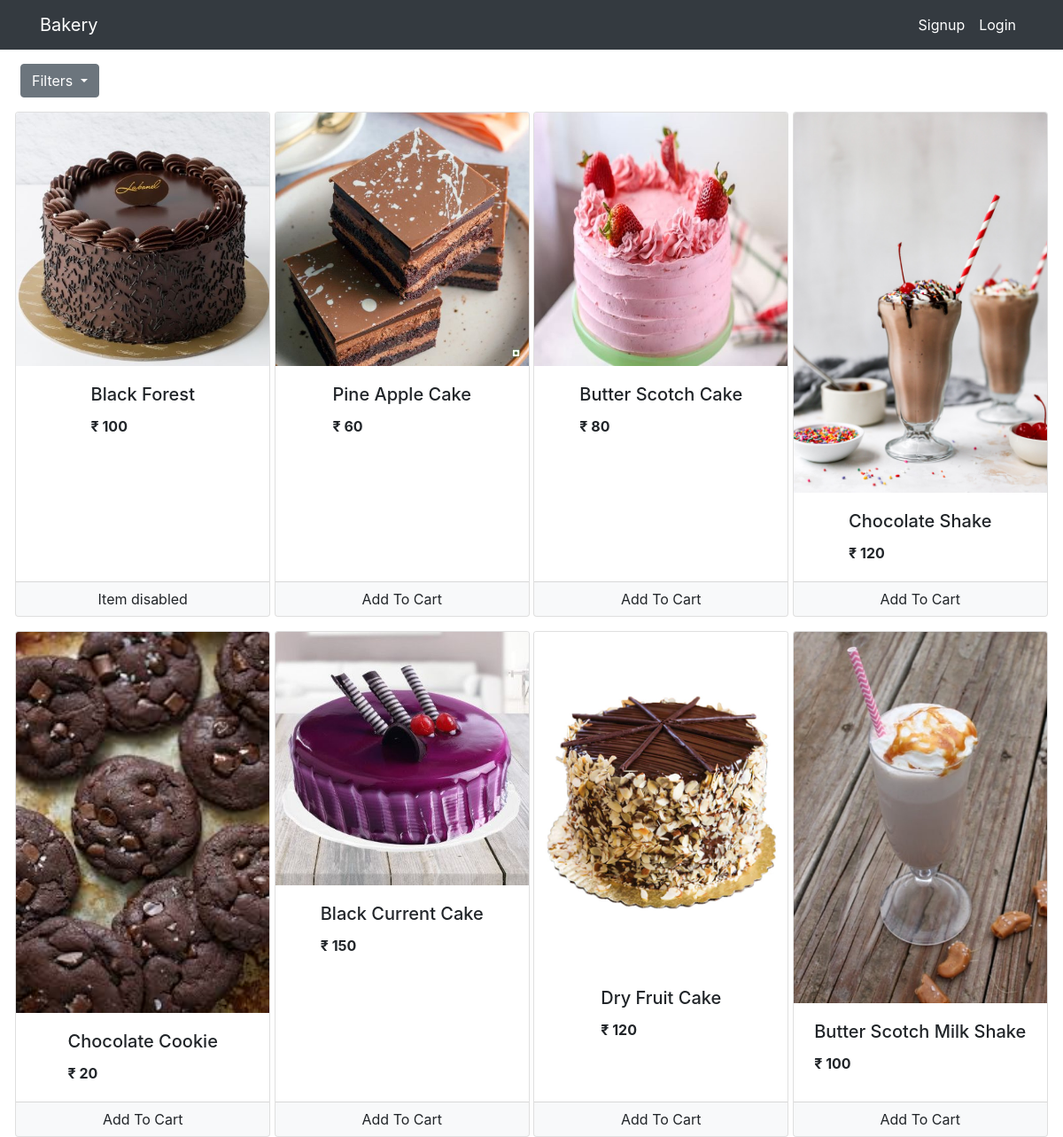
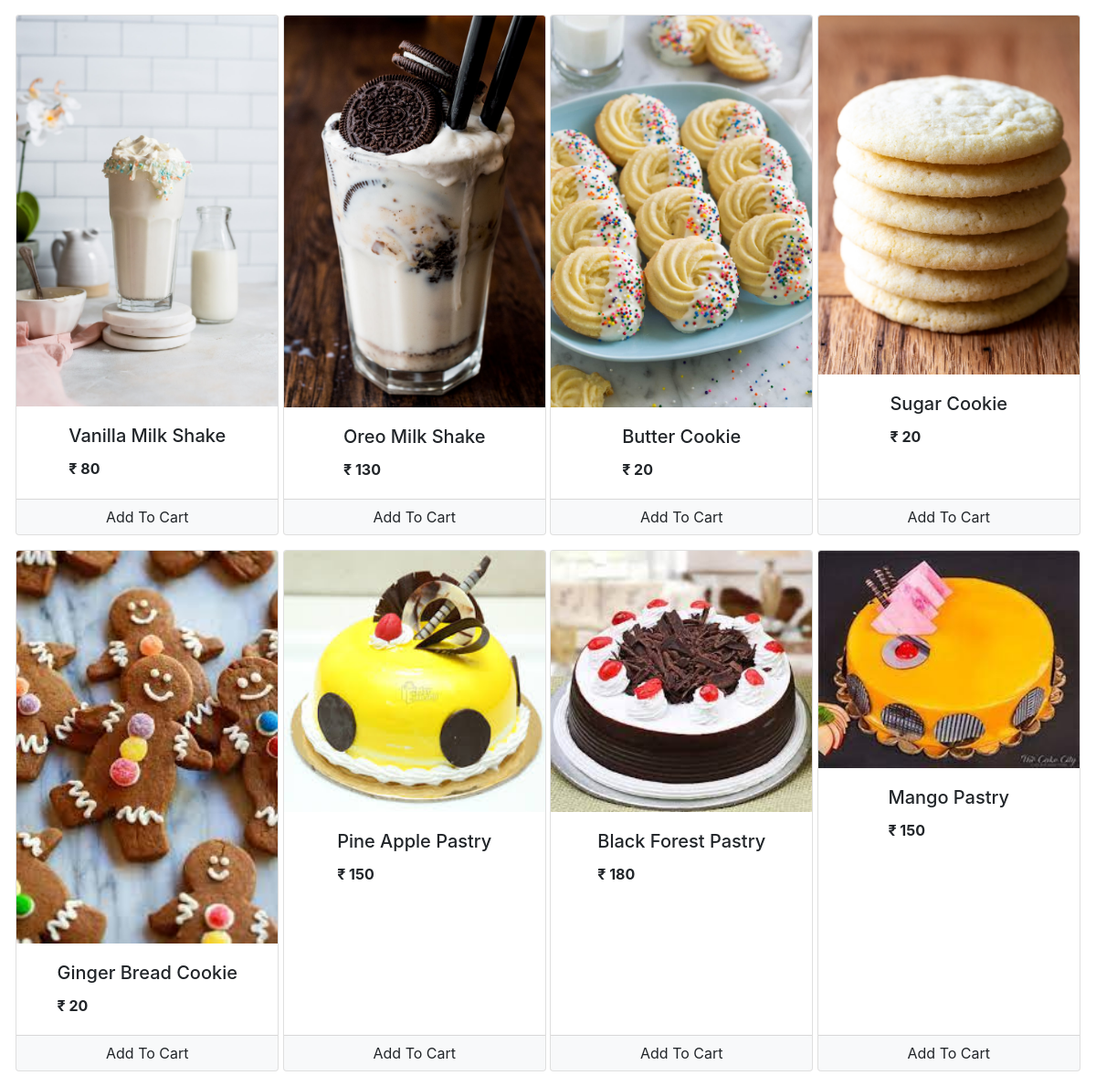
The page / on the database its author committed (2 pictures, top to bottom).
### Bakery/models.py (models this page shows, shortened)
class Product(models.Model):
    name = models.CharField(max_length=100, null=True)
    quantity = models.PositiveIntegerField(null=True)
    price = models.PositiveIntegerField(null=True)
    category = models.ForeignKey(Category, on_delete=models.CASCADE,default=1)
    image = models.ImageField(upload_to='uploads/products/', default='default_image.jpeg')
    @staticmethod
    def get_all_products():
    	return Product.objects.all()
    @staticmethod
    def get_quantity_by_productid(product_id):
        return Product.objects.get(id=product_id).quantity

### Bakery/Views/views.py (the view, shortened to what this page needs)
# urls.py: path('', views.Index.as_view(), name='Bakery-index'),
class Index(View):
	def get(self,request):
		cart = request.session.get('cart')
		if not cart:
			request.session['cart'] = {}
		products = None
		categories = models.Category.get_all_categories()
		categoryID = request.GET.get('category')
		if categoryID:
			products = models.Product.get_all_products_by_categoryid(categoryID)
		else:
			products = models.Product.get_all_products()
		data = {'products':products,'categories':categories}
		return render(request, 'Bakery/index.html', data)

### Bakery/models.py (called while the page is built)
    @staticmethod
    def get_all_categories():
        return Category.objects.all()

### Bakery/templatetags/cart.py (called while the page is built)
@register.filter(name='is_in_cart')
def is_in_cart(product  , cart):
    keys = cart.keys()
    for id in keys:
        if int(id) == product.id:
            return True
    return False;

@register.filter(name='get_limit')
def get_limit(product):
    if models.Product.get_quantity_by_productid(product.id) == 0:
        return True
    else:
        return False

### Bakery/templatetags/custom_filter.py (called while the page is built)
@register.filter(name='currency')
def currency(nunmber):
    return "₹ "+str(nunmber)

### templates/Bakery/index.html (shortened to what this page needs)
{%extends 'Partials/base.html'%}
{%block content%}
{% load cart%}
{% load custom_filter%}
<div class="container-fluid">
	<div>
			<div class="dropdown mt-3 ml-2">
			  <button class="btn btn-secondary dropdown-toggle" type="button" id="dropdownMenuButton" data-toggle="dropdown" aria-expanded="false">
			    Filters
			  </button>
			</div>
			<div id ="products" class=" mx-auto">
				<div class="row mx-auto mt-3">
					{%for product in products%}
					<div class="card mx-auto mb-3" id={{product.id}} style="width: 18rem;">
						<img src="{{product.image.url}}" class="card-img-top" alt="Card image cap">
						<div class="card-body mx-auto">
							<h5 class="card-title">{{product.name}}</h5>
							<p class="card-text "><b>{{product.price|currency}}</b></p>
						</div>
						<div class="card-footer p-0 no-gutters">
						{% if product|is_in_cart:request.session.cart %}
						<div class="row no-gutters">
							<form action="/#{{product.id}}" class="col-2 " method="post">
								{% csrf_token %}
								<input hidden type="text" name='product' value='{{product.id}}'>
								<input hidden type="text" name='remove' value='True'>
								<input type="submit" value=" - " class="btn btn-block btn-light border-right">
							</form>
							<div class="text-center col">{{product|cart_quantity:request.session.cart}} in Cart</div>
							<form action="/#{{product.id}}" class="col-2 " method="post">
								{% csrf_token %}
								<input hidden type="text" name='product' value='{{product.id}}'>
								<input type="submit" value=" + " class="btn btn-block btn-light border-left">
							</form>
						</div>
						{%else%}
							{%if product|get_limit %}
							<form action="/#{{product.id}}" method="POST" class="btn-block">{% csrf_token %}
							<button class="float-right btn btn-light  form-control">
								Item disabled</button>
								</form>
							{%else%}
							<form action="/#{{product.id}}" method="POST" class="btn-block">{% csrf_token %}
							<input type="submit" class="float-right btn btn-light  form-control"
								value="Add To Cart">
							</form>
							{%endif%}
						{% endif %}
						</div>
					</div>
					{%endfor%}
				</div>
			</div>
	</div>
</div>
{%endblock%}

### rows shown on the page
Product: {{ product.id }} 1 (drawn), image (picture), name "Black Forest", price "₹ 100"
Product: image (picture), name "Pine Apple Cake", price "₹ 60"
Product: image (picture), name "Butter Scotch Cake", price "₹ 80"
Product: image (picture), name "Chocolate Shake", price "₹ 120"
Product: image (picture), name "Chocolate Cookie", price "₹ 20"
Product: image (picture), name "Black Current Cake", price "₹ 150"
Product: image (picture), name "Dry Fruit Cake", price "₹ 120"
Product: image (picture), name "Butter Scotch Milk Shake", price "₹ 100"
Product: image (picture), name "Vanilla Milk Shake", price "₹ 80"
Product: image (picture), name "Oreo Milk Shake", price "₹ 130"
Product: image (picture), name "Butter Cookie", price "₹ 20"
Product: image (picture), name "Sugar Cookie", price "₹ 20"
Product: image (picture), name "Ginger Bread Cookie", price "₹ 20"
Product: image (picture), name "Pine Apple Pastry", price "₹ 150"
Product: image (picture), name "Black Forest Pastry", price "₹ 180"
Product: image (picture), name "Mango Pastry", price "₹ 150"
